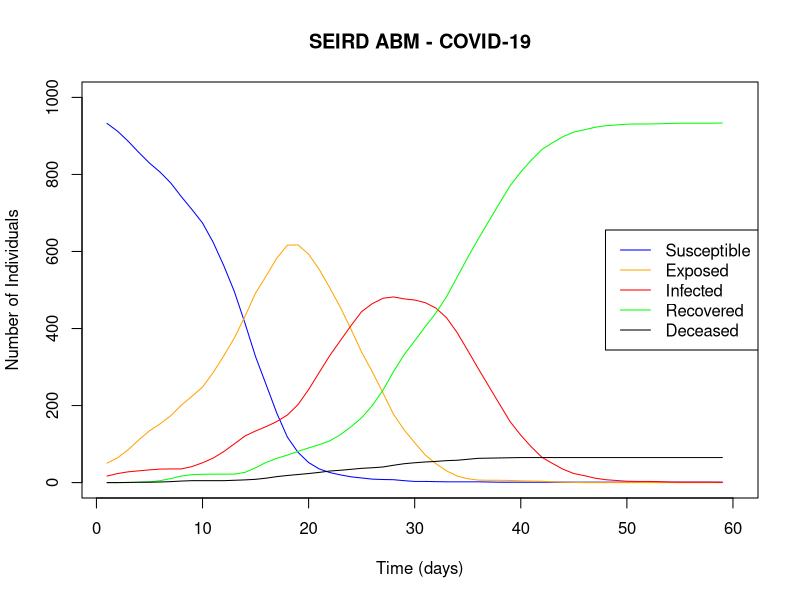

Here is the R script that generated this plot:
# ABM_v5 fixes the main issue with exposed agents exposing susceptible agents
# now, only infected agents can expose susceptible agents to COVID-19.
# Other minor fixes

# -------------------------------- Functions -----------------------------------
# population size, initial_exposed, initial_infected, vaccine, social distancing
agent_generator <- function(n_pop, E0, I0, vaccine = NA, social_distancing = NA){
  # Create a population of susceptible agents
  agents <- data.frame(agent = 1:n_pop,
                       state = 'S',
                       mixing = runif(n_pop,0,1),
                       timeE = 0,
                       timeI = 0,
                       vaccination = 0,
                       social_distancing = 0,
                       stringsAsFactors = FALSE)
  # Initializing exposed and infected agents
  agents$state[1:E0] <- "E"
  # agents can be in exposed state for 14 days (+1 so that rbinom doesn't
  # return 0), randomly assigning exposure time
  agents$timeE[1:E0] <- rbinom(E0, 13, 0.5) + 1
  agents$state[(E0+1):(E0 + I0)] <- "I"
  # agents can be in infected state for 10 days (+1 so that rbinom doesn't
  # return 0) (infectious period) randomly assigning infectious time
  agents$timeI[(E0+1):(E0 + I0)] <- rbinom(I0, 9, 0.5) + 1
  # Randomly assign vaccination/social distancing status based on the specified
  # prevalence
  num_vaccinated <- round(n_pop * vaccine$prevalence)
  agents$vaccination[sample(1:n_pop, num_vaccinated)] <- 1
  num_social_distancing <- round(n_pop * social_distancing$prevalence)
  agents$social_distancing[sample(1:n_pop, num_social_distancing)] <- 1
  return(agents)
}

# Function of agents, model parameters, and simulation time
abm <- function(agents, parms, n_days, vaccine = NA, social_distancing = NA) {
  n_pop <- nrow(agents)
  # Initializing output df, all states start at 0
  output <- data.frame(S = rep(0, n_days),
                       E = rep(0, n_days),
                       I = rep(0, n_days),
                       R = rep(0, n_days),
                       D = rep(0, n_days))
  # The model cycles through every day of the simulation
  for(k in 1:n_days){
    # Move agents through time
    stateS <- (1:n_pop)[agents$state == "S"]
    stateSI <- (1:n_pop)[agents$state == "S" | agents$state == "I"]

    # Cycling through each susceptible agent
    for(i in stateS) {
      # Here, the higher number of infected individuals there are, the more 
      # likely a susceptible agent is to come in contact and become exposed
      # Determine if they like to meet others
      mix <- agents$mixing[i]
      # How many agents will they meet (Each will meet up to max_mix other agents
      # per day)

      # [2024-02-07] George:
      # For identifying how many agents they could meet, you could leverage the 
      # binomial distribution. If you want them to meet on average 7 other agents,
      # then, you could do the following:
      #
      # meet1 <- rbinom(1, size = n_pop, prob = parms$max_mix/n_pop)
      #
      # That will yield on average max_mix agents. This is only a recommendation.
      # You can keep the current approach if you want.

      meet1 <- round(mix*parms$max_mix,0) + 1
      # Grab the agents they will meet: sampling susceptible or exposed
      # individuals of size meet1, using mixing probability
      # Replace = TRUE means they could meet the same agent over and over
      meet2 <- sample(stateSI, meet1, replace = TRUE,
                      prob = agents$mixing[stateSI])

      # Cycling through the agents each susceptible person will meet
      for(j in 1:length(meet2)) {
        # Grab who they will meet
        meet1a <- agents[meet2[j], ]
        
        if(meet1a$state == "I"){
          Urand1 <- runif(1)
          # Apply social distancing if the agent practices it
          if (agents$social_distancing[i] == 1) {
            if (Urand1 < parms$S2E - social_distancing$S2E_reduction) {
              agents$state[i] <- "E"
              break
            }
          } else {
              # If not practicing social distancing, apply regular exposure
              if (Urand1 < parms$S2E) {
                agents$state[i] <- "E"
                break
              }
          }
        }
      }
    }
    # Grab agents who have been exposed and add a day to their exposure time
    stateE1 <- (1:n_pop)[agents$state == "E"]
    agents$timeE[stateE1] = agents$timeE[stateE1] + 1
    # If exposure time is greater than 14, move to recovered
    stateE2 <- (1:n_pop)[agents$state == "E" & agents$timeE > 14]
    agents$state[stateE2] <- "R"
    # Grab agents who could possibly become sick
    # Incubation days: the time it takes for an infection to develop after an
    # agent has been exposed
    stateE3 <- (1:n_pop)[agents$state == "E" &
                         agents$timeE > parms$incubation_period]
    for(i in stateE3){
      # Randomly assign whether they get sick or not based on vaccination status
      Urand1 <- runif(1)
      if (agents$vaccination[i] == 1) {
          if (Urand1 < parms$E2I - vaccine$E2I_reduction) {
            agents$state[i] <- "I"
          }
      } else {
          if (Urand1 < parms$E2I) {
            agents$state[i] <- "I"
          }
      }
    }

    # Update how long the agents have been sick
    stateI1 <- (1:n_pop)[agents$state == "I"]
    agents$timeI[stateI1] = agents$timeI[stateI1] + 1

    # [2024-02-07] George
    # Having a hard-stop at 14 days of the infection is OK, but I would also
    # randomize this. What you can do is have a prob. of recovery with mean
    # 14 days. All you need is to do the same randomization you have done for
    # other things. e.g.
    #
    # agents$state[stateI2] <- ifelse(runif(length(stateI2),0,1) < 1/14, "R", "I")
    #
    # But is all up to you.
    stateI2 <- (1:n_pop)[agents$state == "I" & agents$timeI > 14]
    agents$state[stateI2] <- "R"
    # Grab agents who have been infected for 10 days or less to see if they die
    stateI3 <- (1:n_pop)[agents$state == "I" &
                         agents$timeI < parms$infectious_period + 1]
    agents$state[stateI3] <- ifelse(
      runif(length(stateI3),0,1) > parms$I2D, "I", "D")

    output$S[k] <- length(agents$state[agents$state == "S"])
    output$E[k] <- length(agents$state[agents$state == "E"])
    output$I[k] <- length(agents$state[agents$state == "I"])
    output$R[k] <- length(agents$state[agents$state == "R"])
    output$D[k] <- length(agents$state[agents$state == "D"])
  }
  return(output)
}

# Define a function to calculate moving average
library(zoo)
smooth_lines <- function(data, window_size) {
  for (col in names(data)) {
    data[[col]] <- rollmean(data[[col]], k = window_size, align = "center",
                            fill = NA)
  }
  return(data)
}

# --------------------------- Building/Running Model ---------------------------

# Model Parameters
set.seed(123)
parms <- data.frame(max_mix = 7,  # Maximum number each agent can meet in a day
                   S2E = 0.2,  # prob_exposure
                   E2I = 0.15,  # prob_infection
                   I2D = 0.01,  # prob_death
                   incubation_period = 6, # Time between when an agent is
                                          # exposed to potentially becoming an
                                          # infectious agent
                   infectious_period = 9) # Time which an agent is infectious

vaccine_tool <- data.frame(E2I_reduction = 0.07,
                           prevalence = 0.0)
social_distancing_tool <- data.frame(S2E_reduction = 0.05,
                           prevalence = 0.0)

# Running the Model
agents <- agent_generator(n_pop = 1000, E0 = 50, I0 = 5, vaccine = vaccine_tool,
                          social_distancing = social_distancing_tool)
model <- abm(agents, parms, n_days = 60, vaccine = vaccine_tool,
             social_distancing = social_distancing_tool)

# --------------------------------- Plotting -----------------------------------

# Plotting
# Smooth the columns using a moving average with a window size of 2
smoothed_output <- smooth_lines(model, window_size = 2)
plot(smoothed_output$S, type = "l", col = "blue",
     xlab = "Time (days)",
     ylab = "Number of Individuals", main = "SEIRD ABM - COVID-19",
     ylim = c(0, 1000))
lines(smoothed_output$E, col = "orange")
lines(smoothed_output$I, col = "red")
lines(smoothed_output$R, col = "green")
lines(smoothed_output$D, col = "black")

# Add legend
legend("right", legend = c("Susceptible", "Exposed", "Infected", "Recovered",
                              "Deceased"), col = c("blue", "orange", "red",
                                                   "green", "black"), lty = 1)
